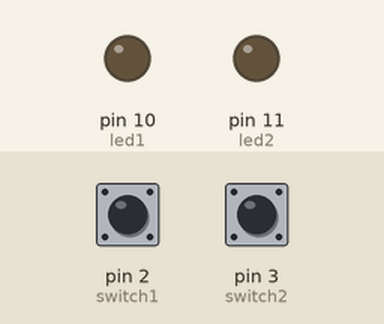
This sketch was run on a simulated Arduino Uno, built with avr-gcc and run on an emulated ATmega328P. Shown: output pins drawn as LEDs (lit = HIGH). Inputs (shaded band) come from the test bench; at power-on: pin 2 (switch1) HIGH, pin 3 (switch2) HIGH. What the sketch prints to the serial monitor is not drawn.

Above: at 1.2 s.
1.3 s: pin 2 (switch1) pulled LOW for 0.15 s
At 1.42 s:
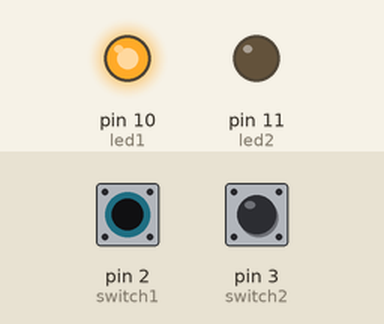
3.0 s: pin 3 (switch2) pulled LOW for 0.15 s
At 3.12 s:
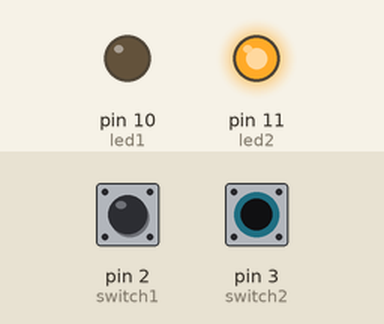
4.7 s: pin 2 (switch1) pulled LOW for 0.15 s
At 4.88 s:
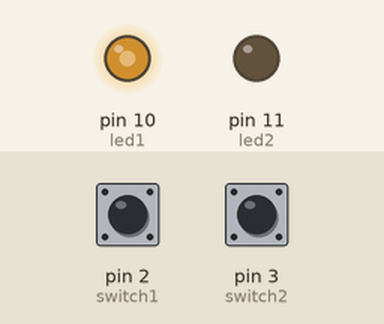
6.4 s: pin 3 (switch2) pulled LOW for 1 s
At 7.8 s:
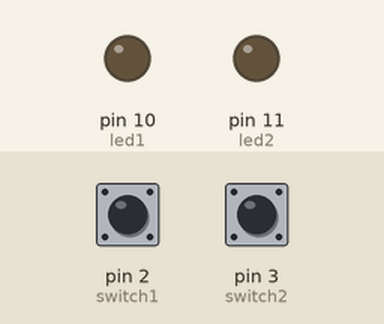
8.9 s: pin 2 (switch1) driven LOW and pin 3 (switch2) driven LOW
At 10.1 s:
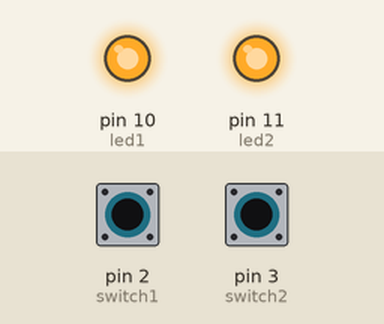
10.4 s: pin 2 (switch1) driven HIGH
At 10.8 s:
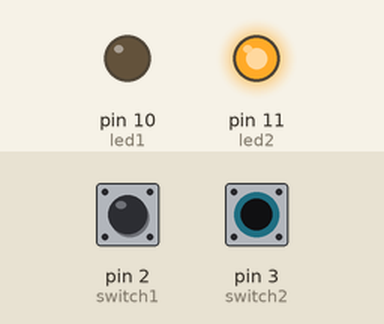
Timing chart, 0 to 12.9 s (numbered marks = the images above; inputs shaded):
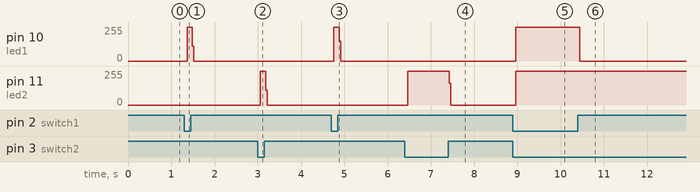

Measured:
- after the input at 1.3 s, pin 10 (led1): 0/255 → 255/255 after 0.06 s, → 0/255 0.12 s later
- after the input at 3.0 s, pin 11 (led2): 0/255 → 255/255 after 0.06 s, → 0/255 0.12 s later
- after the input at 4.7 s, pin 10 (led1): 0/255 → 255/255 after 0.06 s, → 0/255 0.12 s later
- after the input at 6.4 s, pin 11 (led2): 0/255 → 255/255 after 0.06 s, → 0/255 0.96 s later
- after the input at 8.9 s, pin 10 (led1), pin 11 (led2): 0/255 → 255/255 after 0.06 s
- after the input at 10.4 s, pin 10 (led1): 255/255 → 0/255 at once

The sketch:

03_Switch_02.ino
```cpp
int switch1=2;
int switch2=3;

int led1=10;
int led2=11;

void setup() {
  Serial.begin(9600);
  pinMode(switch1,INPUT_PULLUP);
  pinMode(led1,OUTPUT);
  pinMode(switch2,INPUT_PULLUP);
  pinMode(led2,OUTPUT);
}

void loop() {
  int BTNState1=digitalRead(switch1);
  int BTNState2=digitalRead(switch2);
  Serial.println(BTNState1);
  Serial.println(BTNState2);
  digitalWrite(led1, LOW);
  digitalWrite(led2, LOW);
  if(BTNState1==LOW){
    digitalWrite(led1, HIGH);
  }
  if(BTNState2==LOW){
    digitalWrite(led2, HIGH);
  }
}
```
